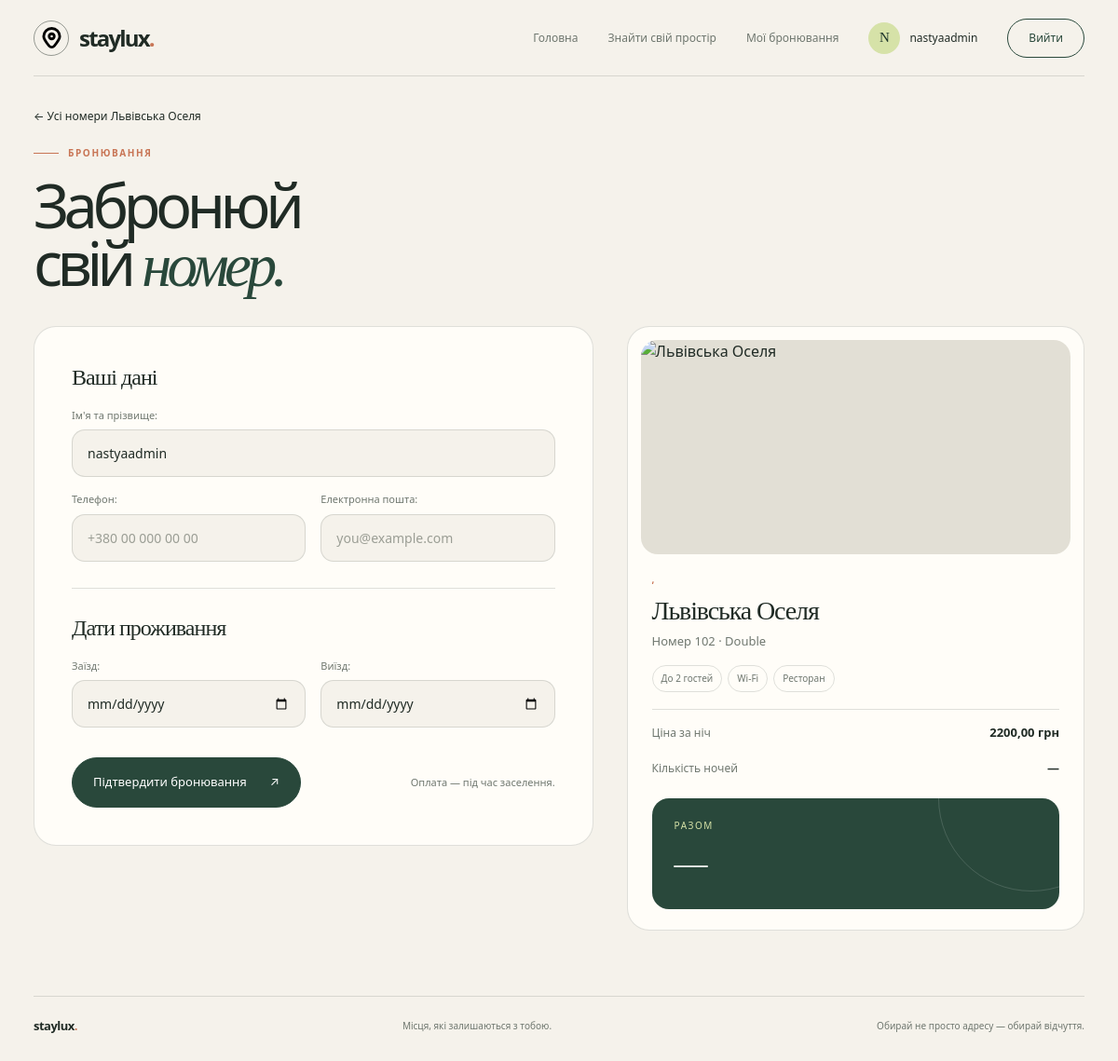
Screenshot of /rooms/5/booking/ (signed in) with the database file from the repository.
### hotel/models.py (models this page shows, shortened)
class Room(models.Model):
    ROOM_TYPES = [
        ('single', 'Single'),
        ('double', 'Double'),
        ('suite', 'Suite'),
    ]
    hotel = models.ForeignKey(Hotel, on_delete=models.CASCADE, related_name='rooms')
    room_number = models.CharField(max_length=10)
    room_type = models.CharField(max_length=20, choices=ROOM_TYPES)
    capacity = models.IntegerField()
    price_per_night = models.DecimalField(max_digits=10, decimal_places=2)
    is_available = models.BooleanField(default=True)
    class Meta:
        verbose_name = 'Room'
        verbose_name_plural = 'Rooms'
        ordering = ['is_available', 'room_type', 'price_per_night']

class Hotel(models.Model):
    name = models.CharField(max_length=100)
    description = models.TextField()
    price_per_night = models.DecimalField(max_digits=10, decimal_places=2)
    amenities = models.ManyToManyField(Amenite, related_name='hotels', blank=True)
    country = models.CharField(max_length=100)
    city = models.CharField(max_length=100)
    address = models.CharField(max_length=200)

class Amenite(models.Model):
    name = models.CharField(max_length=100)
    description = models.TextField()

### hotel/views.py (the view, shortened to what this page needs)
# urls.py: path('rooms/<int:id>/booking/', views.booking, name='booking'),
@login_required
def booking(request, id):
    room = get_object_or_404(Room.objects.select_related('hotel'), id=id)
    form = BookingForm(
        request.POST or None,
        room=room,
        initial={
            'name': request.user.get_full_name() or request.user.username,
            'email': request.user.email,
        },
    )
    return render(request, 'booking.html', {'room': room, 'form': form})

### hotel/forms.py (shortened to what this page needs)
class BookingForm(forms.ModelForm):
    class Meta:
        model = Booking
        fields = ['name', 'phone', 'email', 'check_in_date', 'check_out_date']
        labels = {
            'name': "Ім'я та прізвище",
            'phone': 'Телефон',
            'email': 'Електронна пошта',
            'check_in_date': 'Заїзд',
            'check_out_date': 'Виїзд',
        }
        widgets = {
            'name': forms.TextInput(attrs={'placeholder': 'Олена Коваль', 'autocomplete': 'name'}),
            'phone': forms.TextInput(attrs={'placeholder': '+380 00 000 00 00', 'autocomplete': 'tel', 'type': 'tel'}),
            'email': forms.EmailInput(attrs={'placeholder': 'you@example.com', 'autocomplete': 'email'}),
            'check_in_date': forms.DateInput(attrs={'type': 'date'}),
            'check_out_date': forms.DateInput(attrs={'type': 'date'}),
        }
    def __init__(self, *args, room=None, **kwargs):
        super().__init__(*args, **kwargs)
        self.room = room
        for name in ('name', 'phone', 'email'):
            self.fields[name].required = True

### templates/booking.html (shortened to what this page needs)
{% extends 'base.html' %}
{% load l10n %}
{% block content %}
<div class="sl-page" data-price="{{ room.price_per_night|unlocalize }}">
    <div class="sl-shell">
        <a class="sl-back" href="{% url 'hotel_rooms' room.hotel.id %}">← Усі номери {{ room.hotel.name }}</a>
        {% if booking %}
            <div class="sl-head">
                <div class="sl-eyebrow">Бронювання</div>
            </div>
            <div class="sl-card sl-notice">
                <div class="sl-eyebrow">Готово</div>
                <h2>{{booking.name}}, ваш номер <em>заброньовано.</em></h2>
                <p>
                    {{ room.hotel.name }}, номер {{ room.room_number }}:
                    {{ booking.check_in_date|date:"d.m.Y" }} — {{ booking.check_out_date|date:"d.m.Y" }}.
                </p>
                <a class="sl-submit" href="{% url 'hotel' %}">Повернутись до колекції <span aria-hidden="true">↗</span></a>
            </div>
        {% else %}
            <div class="sl-head">
                <div class="sl-eyebrow">Бронювання</div>
                <h1>Забронюй<br>свій <em>номер.</em></h1>
            </div>
            <div class="sl-book">
                <section class="sl-card" aria-label="Форма бронювання">
                    {% if not room.is_available %}
                        <div class="sl-notice" style="padding:20px 0;">
                            <div class="sl-eyebrow">Недоступно</div>
                            <h2>Цей номер <em>зайнятий.</em></h2>
                            <p>Подивись інші номери цього готелю — можливо, там знайдеться потрібний.</p>
                            <a class="sl-submit" href="{% url 'hotel_rooms' room.hotel.id %}">Інші номери <span aria-hidden="true">↗</span></a>
                        </div>
                    {% else %}
                        <form action="" method="post" novalidate>
                            <div class="sl-group">
                                <h2>Ваші дані</h2>
                                <div class="sl-grid">
                                    <div class="sl-field{% if form.name.errors %} has-error{% endif %}">
                                        {{ form.name.label_tag }}
                                        {{ form.name }}
                                    </div>
                                    <div class="sl-grid two">
                                        <div class="sl-field{% if form.phone.errors %} has-error{% endif %}">
                                            {{ form.phone.label_tag }}
                                            {{ form.phone }}
                                        </div>
                                        <div class="sl-field{% if form.email.errors %} has-error{% endif %}">
                                            {{ form.email.label_tag }}
                                            {{ form.email }}
                                        </div>
                                    </div>
                                </div>
                            </div>
                            <div class="sl-group">
                                <h2>Дати проживання</h2>
                                <div class="sl-grid two">
                                    <div class="sl-field{% if form.check_in_date.errors %} has-error{% endif %}">
                                        {{ form.check_in_date.label_tag }}
                                        {{ form.check_in_date }}
                                    </div>
                                    <div class="sl-field{% if form.check_out_date.errors %} has-error{% endif %}">
                                        {{ form.check_out_date.label_tag }}
                                        {{ form.check_out_date }}
                                    </div>
                                </div>
                            </div>
                            <div class="sl-submit-row">
                                <button type="submit" class="sl-submit">
                                    Підтвердити бронювання <span aria-hidden="true">↗</span>
                                </button>
                                <span class="sl-note">Оплата — під час заселення.</span>
                            </div>
                        </form>
                    {% endif %}
                </section>
                <aside class="sl-side" aria-label="Ваш номер">
                    <div class="sl-card sl-summary">
                        <div class="sl-summary-img">
                            {% with img=room.images.first %}
                                {% if img %}
                                    <img src="{{ img.image.url }}" alt="Номер {{ room.room_number }}">
                                {% else %}
                                    {% with himg=room.hotel.images.first %}
                                        {% if himg %}
                                            <img src="{{ himg.image.url }}" alt="{{ room.hotel.name }}">
                                        {% else %}
                                            <img src="https://images.unsplash.com/photo-1566073771259-6a8506099945?auto=format&fit=crop&w=900&q=80" alt="{{ room.hotel.name }}">
                                        {% endif %}
                                    {% endwith %}
                                {% endif %}
                            {% endwith %}
                        </div>
                        <div class="sl-summary-body">
                            <div class="sl-location">{{ room.hotel.location.city }}, {{ room.hotel.location.country }}</div>
                            <h3>{{ room.hotel.name }}</h3>
                            <p class="sl-room-line">Номер {{ room.room_number }} · {{ room.get_room_type_display }}</p>
                            <div class="sl-tags">
                                <span class="sl-tag">До {{ room.capacity }} гостей</span>
                                {% for amenity in room.hotel.amenities.all|slice:":2" %}
                                    <span class="sl-tag">{{ amenity.name }}</span>
                                {% endfor %}
                            </div>
                            <div class="sl-rows">
                                <div class="sl-row"><span>Ціна за ніч</span><strong>{{ room.price_per_night }} грн</strong></div>
                                <div class="sl-row"><span>Кількість ночей</span><strong id="nightsValue">—</strong></div>
                            </div>
                            <div class="sl-total" aria-live="polite">
                                <small>Разом</small>
                                <strong id="totalValue">—</strong>
                            </div>
                        </div>
                    </div>
                </aside>
            </div>
        {% endif %}
        <footer class="sl-bottom-line">
            <strong>staylux<span style="color:var(--sl-clay);">.</span></strong>
            <span>Місця, які залишаються з тобою.</span>
            <span>Обирай не просто адресу — обирай відчуття.</span>
        </footer>
    </div>
</div>
{% endblock %}

### templates/menu.html (shortened to what this page needs)
{% load static %}
<nav class="sl-navbar" aria-label="Головна навігація">
    <div class="sl-navbar-inner">
        <a class="sl-navbar-brand" href="{% url 'hotel' %}">
            <span class="sl-brand-mark">
                <img src="{% static 'img/logo.svg' %}" alt="" width="23" height="23">
            </span>
            <span class="sl-brand-name">staylux<span>.</span></span>
        </a>
        <div class="sl-navbar-menu" id="slNavbarMenu">
            <a class="sl-navbar-link{% if request.resolver_match.url_name == 'hotel' %} active{% endif %}" href="{% url 'hotel' %}">
                Головна
            </a>
            <a class="sl-navbar-link" href="{% url 'hotel' %}#hotels">
                Знайти свій простір
            </a>
            {% if user.is_authenticated %}
                <a class="sl-navbar-link{% if request.resolver_match.url_name == 'my_bookings' %} active{% endif %}" href="{% url 'my_bookings' %}">
                    Мої бронювання
                </a>
                <span class="sl-navbar-user" title="{{ user.get_username }}">
                    <span class="sl-navbar-avatar" aria-hidden="true">{{ user.get_username|first|upper }}</span>
                    <span class="sl-navbar-username">{{ user.get_username }}</span>
                </span>
                <a class="sl-navbar-btn sl-navbar-btn--ghost" href="{% url 'logout' %}">Вийти</a>
            {% else %}
                <a class="sl-navbar-btn" href="{% url 'login' %}">Увійти</a>
            {% endif %}
        </div>
    </div>
</nav>

### templates/menu.html (style rules this page uses)
.sl-navbar { --nav-paper: #f5f2eb; --nav-white: #fffdf8; --nav-ink: #202b25; --nav-muted: #6f776f; --nav-green: #29483b; --nav-green-dark: #1c332a; --nav-lime: #d6e2a8; --nav-clay: #c87555; --nav-line: rgba(32, 43, 37, .14); background: var(--nav-paper); color: var(--nav-ink); font-family: inherit; position: relative; width: 100%; z-index: 1000; }
.sl-navbar, .sl-navbar * { box-sizing: border-box; }
.sl-navbar-inner { align-items: center; border-bottom: 1px solid var(--nav-line); display: flex; gap: 28px; justify-content: space-between; margin: 0 auto; min-height: 82px; width: min(1440px, calc(100% - 72px)); }
.sl-navbar-brand { align-items: center; color: var(--nav-ink); display: inline-flex; flex-shrink: 0; gap: 11px; text-decoration: none; }
.sl-brand-mark { align-items: center; border: 1px solid rgba(32, 43, 37, .45); border-radius: 50%; display: flex; height: 38px; justify-content: center; transition: transform .3s ease, background .3s ease; width: 38px; }
.sl-brand-mark img { display: block; height: 23px; object-fit: contain; width: 23px; }
.sl-brand-name { font-size: 24px; font-weight: 750; letter-spacing: -.075em; }
.sl-brand-name span { color: var(--nav-clay); }
.sl-navbar-menu { align-items: center; display: flex; gap: 32px; }
.sl-navbar-link { color: var(--nav-muted); font-size: 12px; padding: 9px 0; position: relative; text-decoration: none; transition: color .2s ease; }
.sl-navbar-link::after { background: var(--nav-clay); bottom: 2px; content: ""; height: 1px; left: 0; position: absolute; right: 100%; transition: right .25s ease; }
.sl-navbar-btn { align-items: center; background: var(--nav-green); border: 1px solid var(--nav-green); border-radius: 999px; color: #fff; display: inline-flex; font-size: 12px; justify-content: center; padding: 11px 22px; text-decoration: none; transition: background .25s ease, color .25s ease, transform .25s ease; white-space: nowrap; }
.sl-navbar-btn--ghost { background: transparent; color: var(--nav-green); }
.sl-navbar-user { align-items: center; display: inline-flex; font-size: 12px; gap: 10px; }
.sl-navbar-avatar { align-items: center; background: var(--nav-lime); border-radius: 50%; color: var(--nav-green-dark); display: inline-flex; font-family: Georgia, "Times New Roman", serif; font-size: 15px; height: 34px; justify-content: center; width: 34px; }
.sl-navbar-username { max-width: 140px; overflow: hidden; text-overflow: ellipsis; white-space: nowrap; }

### templates/base.html (style rules this page uses)
html { margin: 0; padding: 0; background: #f5f2eb; }
body.staylux-body { margin: 0; padding: 0; background: #f5f2eb; color: #202b25; }

### rows the page displays
Room: hotel.name "Львівська Оселя", room_number "102", room_type "Double", capacity "2", price_per_night "2200,00"
Amenite: name "Wi-Fi"
Amenite: name "Ресторан"

### other values shown
{{ user.get_username|first|upper }} "N"
{{ user.get_username }} "nastyaadmin"
